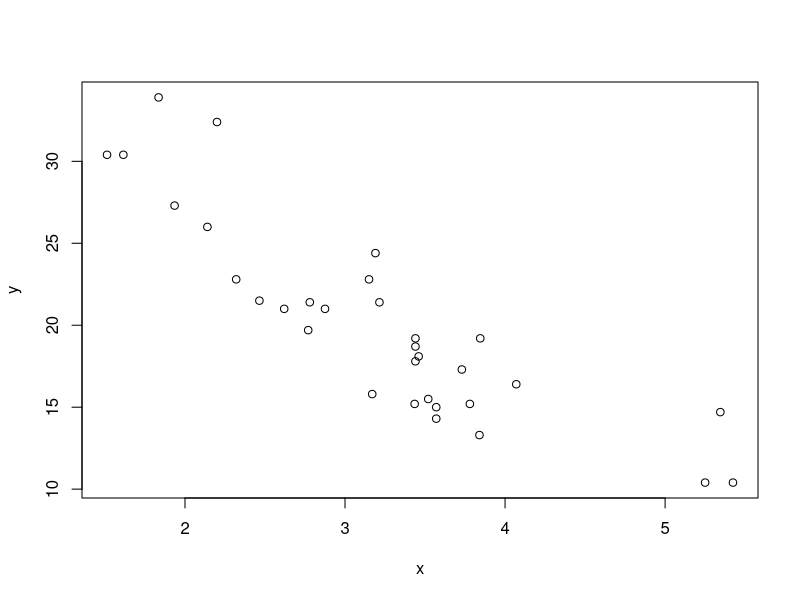
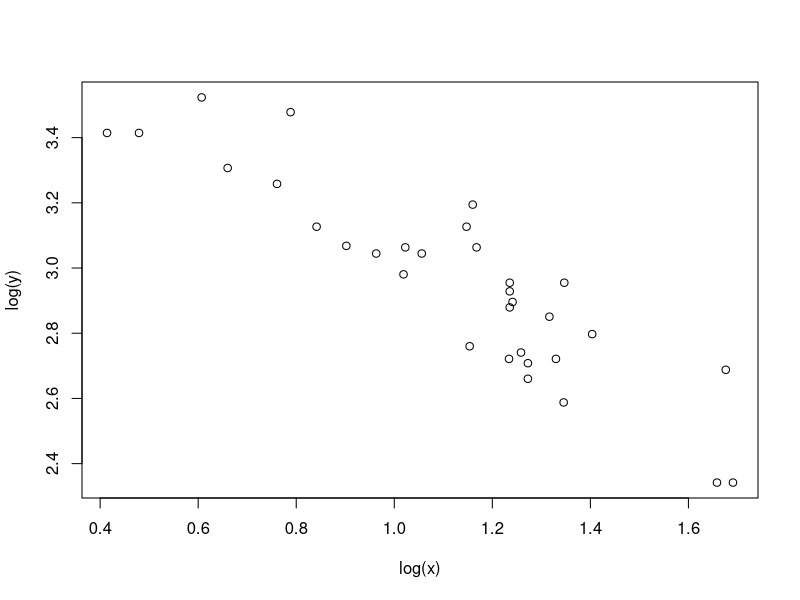
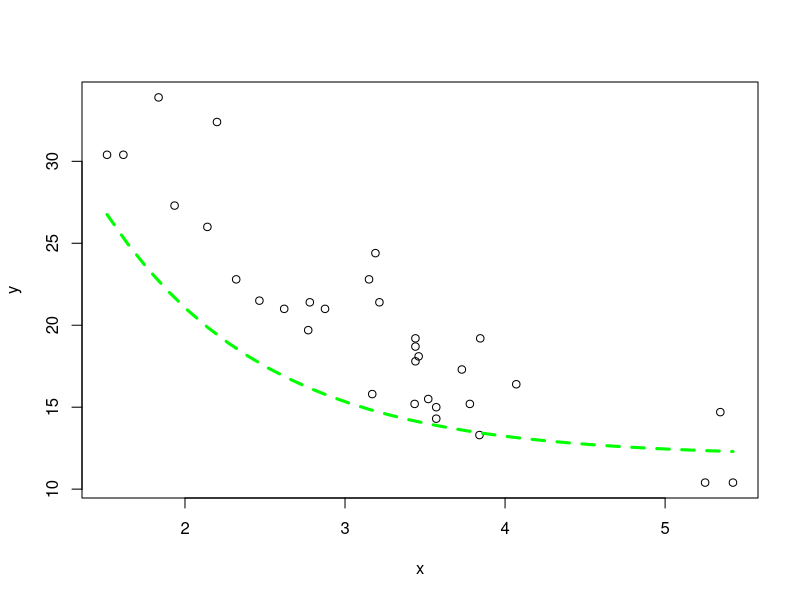

The R script that drew these images, in order:
## ---- chunk 1
x = mtcars$wt
y = mtcars$mpg
plot(x,y)
cor(x,y)
plot(log(x),log(y))  # scatterplot of log of data
cor(log(x),log(y))
## ---- chunk 2
plot(x,y)
# Set seed for fixing 1 simulation
set.seed(1)
# Simulate the x values
simx=seq(min(x),max(x),length.out=length(x))
# Model the y values y=12+ke^(-x), with a starting value of k 
model = nls(y~12+k*exp(-simx), start=list(k=500))
summary(model)
# Add model to scatter plot
lines(simx,predict(model),lty=2,col="green",lwd=3)
